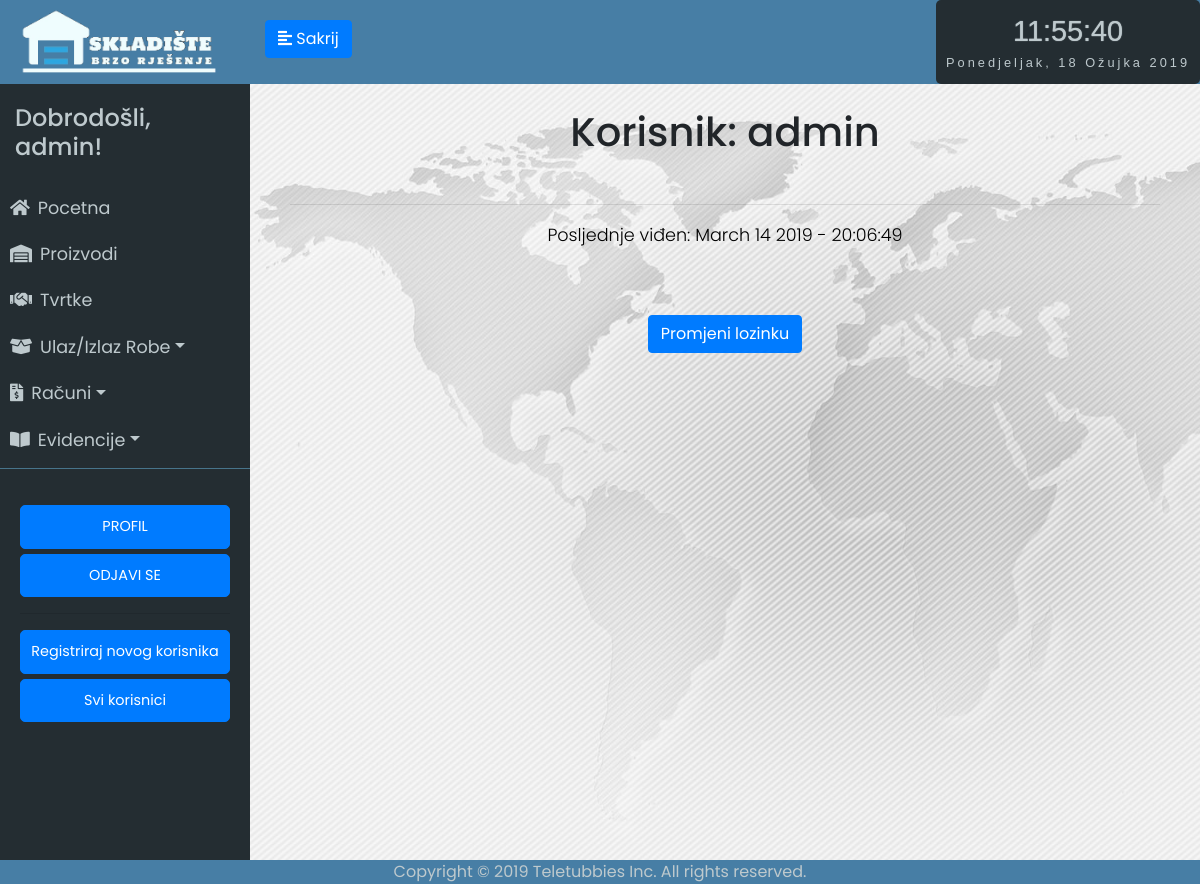
The page /user/admin (signed in) on the database as committed earlier.
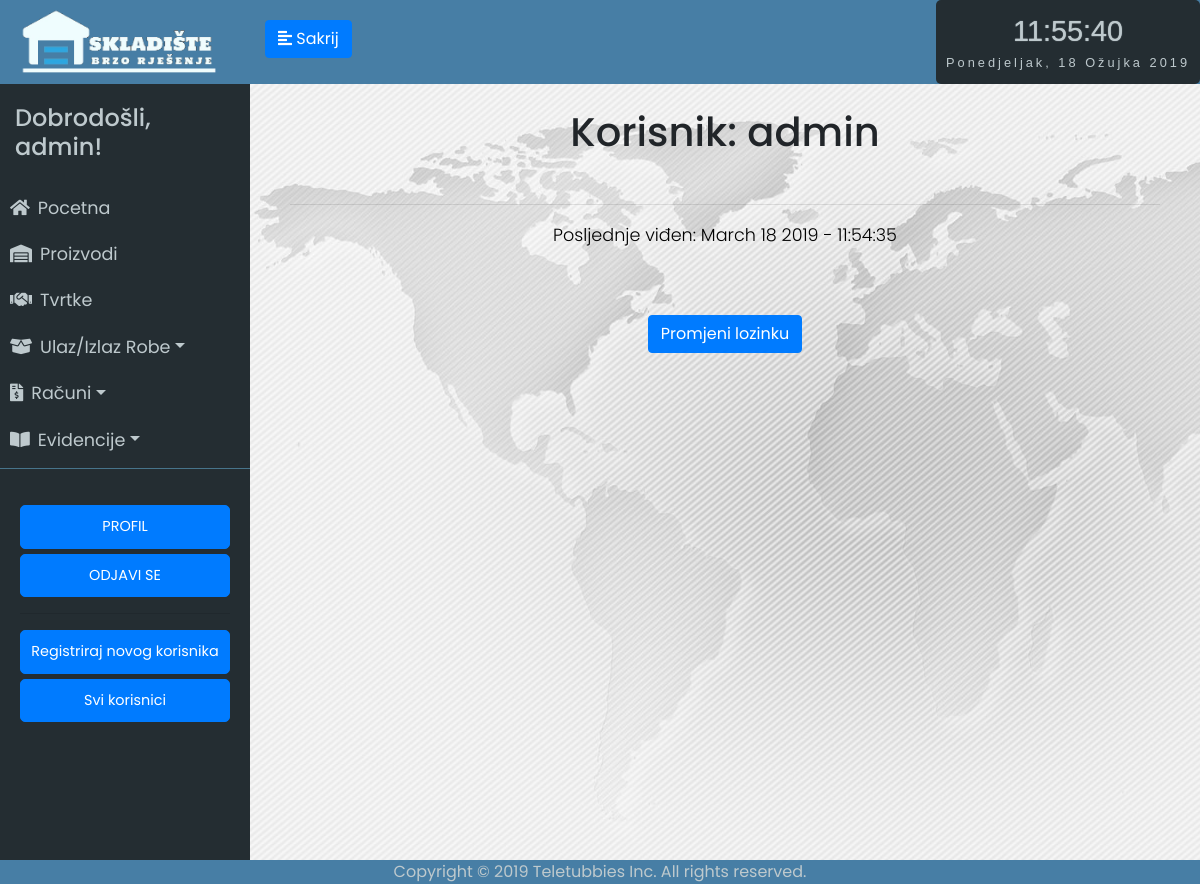
The same page on the database as committed later.
### app/models.py (models this page shows, shortened)
class User(UserMixin, db.Model):
	id = db.Column(db.Integer, primary_key=True)
	username = db.Column(db.String(64), index=True, unique=True)
	email = db.Column(db.String(120), index=True, unique=True)
	password_hash = db.Column(db.String(128))
	last_seen = db.Column(db.DateTime, default=datetime.utcnow)
	rank = db.Column(db.String(32))
	status = db.Column(db.String(32))
	evidencija = db.relationship('Evidencija', backref='user', lazy='dynamic')
	ReceiptUser = db.relationship('Receipt', backref = 'receiptUser', lazy = 'dynamic', foreign_keys = 'Receipt.receipt_user')
	StornoUser = db.relationship('Receipt', backref='stornoUser', lazy='dynamic', foreign_keys = 'Receipt.storno_user')

### app/routes.py (the view, shortened to what this page needs)
@app.route('/user/<username>', methods=['GET', 'POST'])
@login_required
def user(username):
	form = Deactivate()
	form2= SetRank()
	user = User.query.filter_by(username=username).first_or_404()
	if form2.submit2.data:
		if form2.validate_on_submit():
			user.rank=form2.rank.data
			db.session.add(user)
			db.session.commit()
	return render_template('user.html', user=user, form=form, form2=form2)

### app/models.py (called while the page is built)
@login.user_loader
def load_user(id):
	return User.query.get(int(id))

### app/routes.py (called while the page is built)
@app.before_request
def before_request():
	if current_user.is_authenticated:
		current_user.last_seen = datetime.utcnow()
		db.session.commit()

### app/templates/user.html (shortened to what this page needs)
{% extends "base.html" %}
{% block content %}
<div class="stanje-s">
    <h1>Korisnik: {{ user.username }}</h1><br>
    <hr>
    {% if user.last_seen %}<p>Posljednje viđen: {{ user.last_seen.strftime('%B %d %Y - %H:%M:%S') }}</p>{% endif %}<br>
    {%  if current_user.rank == "admin"%}
    <div class="m-4">
   		<button class="btn btn-primary" onclick="window.open('{{ url_for('edit_password', username=user.username) }}')">Promjeni lozinku</button>
   	</div>
    {% endif%}
</div>
{% endblock %}

### app/templates/base.html (shortened to what this page needs)
<html>
<head>
	<link rel="stylesheet" href="https://stackpath.bootstrapcdn.com/bootstrap/4.2.1/css/bootstrap.min.css" integrisha384-GJzZqFGwb1QTTN6wy59ffF1BuGJpLSa9DkKMp0DgiMDm4iYMj70gZWKYbI706tWS">
	<link href="../static/style.css" type="text/css" rel="stylesheet">
	<link rel="stylesheet" href="https://use.fontawesome.com/releases/v5.7.1/css/all.css">
</head>
<body onload="startTime()">
	<div class="wrapper">
	<nav id="sidebar">
		<div class="sidebar-header ">
			<img src="../static/logo5.png" style="width: 200px; height: auto;">
		</div>
		<ul class="list-unstyled components" id="navigation">
			<h4>Dobrodošli, {{ current_user.username }}!</h4>
			<li class="{% block index %}{% endblock %}">
				<a href="{{ url_for('index') }}"><i class="fas fa-home mr-2"></i>Pocetna</a>
			</li>
			<li class="{% block stanje_skladista %}{% endblock %}">
				<a href="{{ url_for('stanje_skladista1') }}"><i class="fas fa-warehouse mr-2"></i>Proizvodi</a>
			</li>
			<li class="{% block dobavljaci %}{% endblock %}">
				<a href="{{ url_for('tvrtke1') }}"><i class="fas fa-handshake mr-2"></i>Tvrtke</a>
			</li>
			<li class="{% block ulaz_izlaz %}{% endblock %}">
				<a href="#pageSubmenu2" data-toggle="collapse" aria-expanded="false" class="dropdown-toggle"><i class="fas fa-box-open mr-2"></i>Ulaz/Izlaz Robe</a>
			</li>
			<li class="{% block racuni %}{% endblock %}">
				<a href="#pageSubmenu3" data-toggle="collapse" aria-expanded="false" class="dropdown-toggle"><i class="fas fa-file-invoice-dollar mr-2"></i>Računi</a>
			</li>
			<li class="{% block evidencije %}{% endblock %}">
				<a href="#pageSubmenu" data-toggle="collapse" aria-expanded="false" class="dropdown-toggle"><i class="fas fa-book-open mr-2"></i>Evidencije</a>
			</li>
		</ul>
		<ul class="list-unstyled CTAs">
                <li>
                    <a href="{{ url_for('user', username=current_user.username) }}" class="btn btn-primary hover-plava">PROFIL</a>
                </li>
                <li>
                    <a href="{{ url_for('logout') }}" class="btn btn-primary hover-plava">ODJAVI SE</a>
                </li>
                {%  if current_user.rank == "admin"%}
                <hr>
                    <li>
                        <a href="{{ url_for('register') }}" class="btn btn-primary hover-plava">Registriraj novog korisnika</a>
                    </li>
                    <li>
                        <a href="{{ url_for('svi_korisnici1') }}" class="btn btn-primary hover-plava">Svi korisnici</a>
                    </li>
                {% endif %}
            </ul>
	</nav>
		<div class="tijelo">
	        <div class="plava-pozadina">
	        	<div class="d-flex bd-highlight">
	  				<div class="bd-highlight">
		            	<button type="button" id="sidebarCollapse" class="btn btn-primary">
			                <i class="fas fa-align-left"></i>
			                <span class="sakrij-tipku"></span>
		            	</button>
		            </div>
	  				<div class="ml-auto bd-highlight">
	  					<div id="clockdate">
		  					<div class="clockdate-wrapper">
		    					<div id="clock"></div>
		    					<div id="date"></div>
		  					</div>
						</div>
					</div>
				</div>
	    	</div>
			<div class="plavo">
			{% block content %}
			{% endblock %}
			</div>
		</div>
<footer>Copyright © 2019 Teletubbies Inc. All rights reserved.</footer>
</body>
</html>

Rows that differ between the two databases and show on the page:
changed User "admin": last_seen "March 14 2019 - 20:06:49" → "March 18 2019 - 11:54:35"
